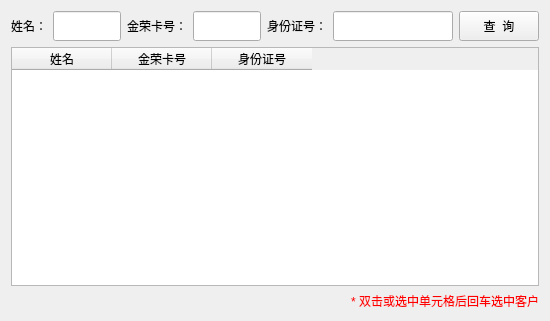
<?xml version="1.0" encoding="UTF-8"?>
<ui version="4.0">
 <class>Dialog</class>
 <widget class="QDialog" name="Dialog">
  <property name="geometry">
   <rect>
    <x>0</x>
    <y>0</y>
    <width>550</width>
    <height>321</height>
   </rect>
  </property>
  <property name="windowTitle">
   <string>查找用户</string>
  </property>
  <layout class="QGridLayout" name="gridLayout">
   <item row="0" column="6">
    <widget class="QPushButton" name="pushButton">
     <property name="minimumSize">
      <size>
       <width>0</width>
       <height>30</height>
      </size>
     </property>
     <property name="maximumSize">
      <size>
       <width>16777215</width>
       <height>16777215</height>
      </size>
     </property>
     <property name="text">
      <string>查  询</string>
     </property>
     <property name="autoDefault">
      <bool>false</bool>
     </property>
    </widget>
   </item>
   <item row="0" column="1">
    <widget class="QLineEdit" name="lineEdit">
     <property name="minimumSize">
      <size>
       <width>0</width>
       <height>30</height>
      </size>
     </property>
     <property name="text">
      <string/>
     </property>
    </widget>
   </item>
   <item row="0" column="3">
    <widget class="QLineEdit" name="lineEdit_2">
     <property name="minimumSize">
      <size>
       <width>0</width>
       <height>30</height>
      </size>
     </property>
     <property name="text">
      <string/>
     </property>
    </widget>
   </item>
   <item row="3" column="0" colspan="7">
    <widget class="QTableWidget" name="tableWidget">
     <property name="editTriggers">
      <set>QAbstractItemView::DoubleClicked</set>
     </property>
     <column>
      <property name="text">
       <string>姓名</string>
      </property>
     </column>
     <column>
      <property name="text">
       <string>金荣卡号</string>
      </property>
     </column>
     <column>
      <property name="text">
       <string>身份证号</string>
      </property>
     </column>
    </widget>
   </item>
   <item row="0" column="4">
    <widget class="QLabel" name="label_3">
     <property name="minimumSize">
      <size>
       <width>0</width>
       <height>30</height>
      </size>
     </property>
     <property name="text">
      <string>身份证号：</string>
     </property>
    </widget>
   </item>
   <item row="0" column="2">
    <widget class="QLabel" name="label_2">
     <property name="minimumSize">
      <size>
       <width>0</width>
       <height>30</height>
      </size>
     </property>
     <property name="text">
      <string>金荣卡号：</string>
     </property>
    </widget>
   </item>
   <item row="0" column="0">
    <widget class="QLabel" name="label">
     <property name="minimumSize">
      <size>
       <width>0</width>
       <height>30</height>
      </size>
     </property>
     <property name="text">
      <string>姓名：</string>
     </property>
    </widget>
   </item>
   <item row="0" column="5">
    <widget class="QLineEdit" name="lineEdit_3">
     <property name="minimumSize">
      <size>
       <width>120</width>
       <height>30</height>
      </size>
     </property>
    </widget>
   </item>
   <item row="4" column="0" colspan="7">
    <widget class="QLabel" name="label_4">
     <property name="minimumSize">
      <size>
       <width>0</width>
       <height>0</height>
      </size>
     </property>
     <property name="palette">
      <palette>
       <active>
        <colorrole role="WindowText">
         <brush brushstyle="SolidPattern">
          <color alpha="255">
           <red>255</red>
           <green>0</green>
           <blue>0</blue>
          </color>
         </brush>
        </colorrole>
        <colorrole role="Button">
         <brush brushstyle="SolidPattern">
          <color alpha="255">
           <red>255</red>
           <green>0</green>
           <blue>0</blue>
          </color>
         </brush>
        </colorrole>
        <colorrole role="Light">
         <brush brushstyle="SolidPattern">
          <color alpha="255">
           <red>255</red>
           <green>127</green>
           <blue>127</blue>
          </color>
         </brush>
        </colorrole>
        <colorrole role="Midlight">
         <brush brushstyle="SolidPattern">
          <color alpha="255">
           <red>255</red>
           <green>63</green>
           <blue>63</blue>
          </color>
         </brush>
        </colorrole>
        <colorrole role="Dark">
         <brush brushstyle="SolidPattern">
          <color alpha="255">
           <red>127</red>
           <green>0</green>
           <blue>0</blue>
          </color>
         </brush>
        </colorrole>
        <colorrole role="Mid">
         <brush brushstyle="SolidPattern">
          <color alpha="255">
           <red>170</red>
           <green>0</green>
           <blue>0</blue>
          </color>
         </brush>
        </colorrole>
        <colorrole role="Text">
         <brush brushstyle="SolidPattern">
          <color alpha="255">
           <red>0</red>
           <green>0</green>
           <blue>0</blue>
          </color>
         </brush>
        </colorrole>
        <colorrole role="BrightText">
         <brush brushstyle="SolidPattern">
          <color alpha="255">
           <red>255</red>
           <green>255</green>
           <blue>255</blue>
          </color>
         </brush>
        </colorrole>
        <colorrole role="ButtonText">
         <brush brushstyle="SolidPattern">
          <color alpha="255">
           <red>0</red>
           <green>0</green>
           <blue>0</blue>
          </color>
         </brush>
        </colorrole>
        <colorrole role="Base">
         <brush brushstyle="SolidPattern">
          <color alpha="255">
           <red>255</red>
           <green>255</green>
           <blue>255</blue>
          </color>
         </brush>
        </colorrole>
        <colorrole role="Window">
         <brush brushstyle="SolidPattern">
          <color alpha="255">
           <red>255</red>
           <green>0</green>
           <blue>0</blue>
          </color>
         </brush>
        </colorrole>
        <colorrole role="Shadow">
         <brush brushstyle="SolidPattern">
          <color alpha="255">
           <red>0</red>
           <green>0</green>
           <blue>0</blue>
          </color>
         </brush>
        </colorrole>
        <colorrole role="AlternateBase">
         <brush brushstyle="SolidPattern">
          <color alpha="255">
           <red>255</red>
           <green>127</green>
           <blue>127</blue>
          </color>
         </brush>
        </colorrole>
        <colorrole role="ToolTipBase">
         <brush brushstyle="SolidPattern">
          <color alpha="255">
           <red>255</red>
           <green>255</green>
           <blue>220</blue>
          </color>
         </brush>
        </colorrole>
        <colorrole role="ToolTipText">
         <brush brushstyle="SolidPattern">
          <color alpha="255">
           <red>0</red>
           <green>0</green>
           <blue>0</blue>
          </color>
         </brush>
        </colorrole>
       </active>
       <inactive>
        <colorrole role="WindowText">
         <brush brushstyle="SolidPattern">
          <color alpha="255">
           <red>255</red>
           <green>0</green>
           <blue>0</blue>
          </color>
         </brush>
        </colorrole>
        <colorrole role="Button">
         <brush brushstyle="SolidPattern">
          <color alpha="255">
           <red>255</red>
           <green>0</green>
           <blue>0</blue>
          </color>
         </brush>
        </colorrole>
        <colorrole role="Light">
         <brush brushstyle="SolidPattern">
          <color alpha="255">
           <red>255</red>
           <green>127</green>
           <blue>127</blue>
          </color>
         </brush>
        </colorrole>
        <colorrole role="Midlight">
         <brush brushstyle="SolidPattern">
          <color alpha="255">
           <red>255</red>
           <green>63</green>
           <blue>63</blue>
          </color>
         </brush>
        </colorrole>
        <colorrole role="Dark">
         <brush brushstyle="SolidPattern">
          <color alpha="255">
           <red>127</red>
           <green>0</green>
           <blue>0</blue>
          </color>
         </brush>
        </colorrole>
        <colorrole role="Mid">
         <brush brushstyle="SolidPattern">
          <color alpha="255">
           <red>170</red>
           <green>0</green>
           <blue>0</blue>
          </color>
         </brush>
        </colorrole>
        <colorrole role="Text">
         <brush brushstyle="SolidPattern">
          <color alpha="255">
           <red>0</red>
           <green>0</green>
           <blue>0</blue>
          </color>
         </brush>
        </colorrole>
        <colorrole role="BrightText">
         <brush brushstyle="SolidPattern">
          <color alpha="255">
           <red>255</red>
           <green>255</green>
           <blue>255</blue>
          </color>
         </brush>
        </colorrole>
        <colorrole role="ButtonText">
         <brush brushstyle="SolidPattern">
          <color alpha="255">
           <red>0</red>
           <green>0</green>
           <blue>0</blue>
          </color>
         </brush>
        </colorrole>
        <colorrole role="Base">
         <brush brushstyle="SolidPattern">
          <color alpha="255">
           <red>255</red>
           <green>255</green>
           <blue>255</blue>
          </color>
         </brush>
        </colorrole>
        <colorrole role="Window">
         <brush brushstyle="SolidPattern">
          <color alpha="255">
           <red>255</red>
           <green>0</green>
           <blue>0</blue>
          </color>
         </brush>
        </colorrole>
        <colorrole role="Shadow">
         <brush brushstyle="SolidPattern">
          <color alpha="255">
           <red>0</red>
           <green>0</green>
           <blue>0</blue>
          </color>
         </brush>
        </colorrole>
        <colorrole role="AlternateBase">
         <brush brushstyle="SolidPattern">
          <color alpha="255">
           <red>255</red>
           <green>127</green>
           <blue>127</blue>
          </color>
         </brush>
        </colorrole>
        <colorrole role="ToolTipBase">
         <brush brushstyle="SolidPattern">
          <color alpha="255">
           <red>255</red>
           <green>255</green>
           <blue>220</blue>
          </color>
         </brush>
        </colorrole>
        <colorrole role="ToolTipText">
         <brush brushstyle="SolidPattern">
          <color alpha="255">
           <red>0</red>
           <green>0</green>
           <blue>0</blue>
          </color>
         </brush>
        </colorrole>
       </inactive>
       <disabled>
        <colorrole role="WindowText">
         <brush brushstyle="SolidPattern">
          <color alpha="255">
           <red>120</red>
           <green>120</green>
           <blue>120</blue>
          </color>
         </brush>
        </colorrole>
        <colorrole role="Button">
         <brush brushstyle="SolidPattern">
          <color alpha="255">
           <red>255</red>
           <green>0</green>
           <blue>0</blue>
          </color>
         </brush>
        </colorrole>
        <colorrole role="Light">
         <brush brushstyle="SolidPattern">
          <color alpha="255">
           <red>255</red>
           <green>127</green>
           <blue>127</blue>
          </color>
         </brush>
        </colorrole>
        <colorrole role="Midlight">
         <brush brushstyle="SolidPattern">
          <color alpha="255">
           <red>255</red>
           <green>63</green>
           <blue>63</blue>
          </color>
         </brush>
        </colorrole>
        <colorrole role="Dark">
         <brush brushstyle="SolidPattern">
          <color alpha="255">
           <red>127</red>
           <green>0</green>
           <blue>0</blue>
          </color>
         </brush>
        </colorrole>
        <colorrole role="Mid">
         <brush brushstyle="SolidPattern">
          <color alpha="255">
           <red>170</red>
           <green>0</green>
           <blue>0</blue>
          </color>
         </brush>
        </colorrole>
        <colorrole role="Text">
         <brush brushstyle="SolidPattern">
          <color alpha="255">
           <red>127</red>
           <green>0</green>
           <blue>0</blue>
          </color>
         </brush>
        </colorrole>
        <colorrole role="BrightText">
         <brush brushstyle="SolidPattern">
          <color alpha="255">
           <red>255</red>
           <green>255</green>
           <blue>255</blue>
          </color>
         </brush>
        </colorrole>
        <colorrole role="ButtonText">
         <brush brushstyle="SolidPattern">
          <color alpha="255">
           <red>127</red>
           <green>0</green>
           <blue>0</blue>
          </color>
         </brush>
        </colorrole>
        <colorrole role="Base">
         <brush brushstyle="SolidPattern">
          <color alpha="255">
           <red>255</red>
           <green>0</green>
           <blue>0</blue>
          </color>
         </brush>
        </colorrole>
        <colorrole role="Window">
         <brush brushstyle="SolidPattern">
          <color alpha="255">
           <red>255</red>
           <green>0</green>
           <blue>0</blue>
          </color>
         </brush>
        </colorrole>
        <colorrole role="Shadow">
         <brush brushstyle="SolidPattern">
          <color alpha="255">
           <red>0</red>
           <green>0</green>
           <blue>0</blue>
          </color>
         </brush>
        </colorrole>
        <colorrole role="AlternateBase">
         <brush brushstyle="SolidPattern">
          <color alpha="255">
           <red>255</red>
           <green>0</green>
           <blue>0</blue>
          </color>
         </brush>
        </colorrole>
        <colorrole role="ToolTipBase">
         <brush brushstyle="SolidPattern">
          <color alpha="255">
           <red>255</red>
           <green>255</green>
           <blue>220</blue>
          </color>
         </brush>
        </colorrole>
        <colorrole role="ToolTipText">
         <brush brushstyle="SolidPattern">
          <color alpha="255">
           <red>0</red>
           <green>0</green>
           <blue>0</blue>
          </color>
         </brush>
        </colorrole>
       </disabled>
      </palette>
     </property>
     <property name="text">
      <string>* 双击或选中单元格后回车选中客户</string>
     </property>
     <property name="alignment">
      <set>Qt::AlignRight|Qt::AlignTrailing|Qt::AlignVCenter</set>
     </property>
    </widget>
   </item>
  </layout>
 </widget>
 <tabstops>
  <tabstop>lineEdit</tabstop>
  <tabstop>lineEdit_2</tabstop>
  <tabstop>lineEdit_3</tabstop>
  <tabstop>pushButton</tabstop>
  <tabstop>tableWidget</tabstop>
 </tabstops>
 <resources/>
 <connections/>
</ui>
